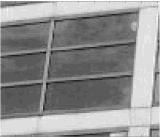
%> input picture Image1.png, 160 x 137 px
$ octave --eval "Harris_corner(imread('Image1.png'));"   (GNU Octave 9; MATLAB toolbox functions it lacks are replaced by stand-ins)
%> lines starting %> are read from the running program, lines starting %| are printed output that depends on the picture; in (x1, y1, x2, y2) boxes, pixels count from 0 and x2, y2 are one past the last pixel; in counts of white or black regions, pixels touching at a corner belong together; the program's own positions count from 1
%Harris corner detector
function Harris_corner(img)
    I=double(img);
    figure(),imagesc(I),colormap gray, title('Original image');

    %compute x and y derivative of the image
    dx=[1 0 -1; 2 0 -2; 1 0 -1];
    dy=[1 2 1; 0  0  0; -1 -2 -1];
    Ix=conv2(I,dx,'same');
    Iy=conv2(I,dy,'same');
    figure(),imagesc(Ix),colormap gray,title('Ix');
    figure(),imagesc(Iy),colormap gray,title('Iy');

    %compute products of derivatives at every pixel
    Ix2=Ix.*Ix;
    Iy2=Iy.*Iy;
    Ixy=Ix.*Iy;
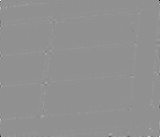
%> Ixy: size 137x160 double; min -419475, max 318645, mean 963.6; drawn with min black and max white

    %compute the sum of products of  derivatives at each pixel
    g = fspecial('gaussian', 9, 1.2);
    figure(),imagesc(g),colormap gray,title('Gaussian');
    Sx2=conv2(Ix2,g,'same');
    Sy2=conv2(Iy2,g,'same');
    Sxy=conv2(Ixy,g,'same');

    %features detection
    [rr,cc]=size(Sx2);
%> rr = 137; cc = 160
    edge_reg=zeros(rr,cc); corner_reg=zeros(rr,cc); flat_reg=zeros(rr,cc);
    R_map=zeros(rr,cc);
    k=0.05;

    for ii=1:rr
        for jj=1:cc
            %define at each pixel x,y the matrix
            M=[Sx2(ii,jj),Sxy(ii,jj);Sxy(ii,jj),Sy2(ii,jj)];
            %compute the response of the detector at each pixel
            R=det(M) - k*(trace(M).^2);
            R_map(ii,jj)=R;
            %threshod on value of R
            if R<-300000
                edge_reg(ii,jj)=1;
            elseif R>3000000
                corner_reg(ii,jj)=1;
            else
                flat_reg(ii,jj)=1;
            end
        end
    end
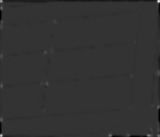
%> R_map: size 137x160 double; min -3.62e+09, max 1.44e+10, mean -37490200.8; drawn with min black and max white
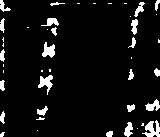
%> corner_reg: size 137x160 double; values 0 (black) and 1 (white), 7% white; 43 white regions (21 under 20 px), largest, box (x1, y1, x2, y2) and area: (142, 120, 160, 137) 174, (38, 75, 53, 95) 141, (42, 42, 55, 58) 130
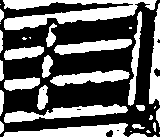
%> edge_reg: size 137x160 double; values 0 (black) and 1 (white), 39.8% white; 33 white regions (11 under 20 px), largest, box (x1, y1, x2, y2) and area: (3, 0, 157, 30) 2187, (3, 123, 128, 137) 1067, (4, 104, 128, 123) 1060
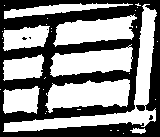
%> flat_reg: size 137x160 double; values 0 (black) and 1 (white), 53.2% white; 5 black regions (4 under 20 px), largest, box (x1, y1, x2, y2) and area: (0, 0, 160, 137) 10236

    figure,imagesc(edge_reg.*I),colormap gray,title('edge regions')
    figure,imagesc(corner_reg.*I),colormap gray,title('corner regions')
    figure,imagesc(flat_reg.*I),colormap gray,title('flat regions')
    figure,imagesc(R_map),colormap jet,title('Harris response map')
%> after `title('Harris response map')`:
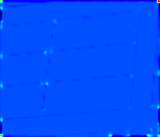
%> displayed picture: size 137x160x3, on the screen's scale of 0 to 255; mean R, G, B 0.2, 78.1, 254.4

    % Thresholding
    threshold = 0.3 * max(R_map(:));
%> threshold = 4.31e+09
    corner_reg = R_map > threshold;
%> corner_reg: size 137x160 logical; 0.09% white; 6 white regions (6 under 20 px)
    figure, imagesc(corner_reg), axis image off, colormap gray, title('Corner regions over the threshold');

    % Find centroids of corner blobs
    stats = regionprops(corner_reg, 'Centroid');
%> stats = 6 regions; Centroid: [1.5 1.5], [1.6 136.2], [111 136], [149.5 136], [159 1.7], [159 136]
    if isempty(stats)
        corners = [];
    else
        corners = cat(1, stats.Centroid);
%> corners = [1.5 1.5; 1.6 136.2; 111 136; 149.5 136; 159 1.71; 159 136]
%> `Harris_corner(imread('Image1.png'));`:
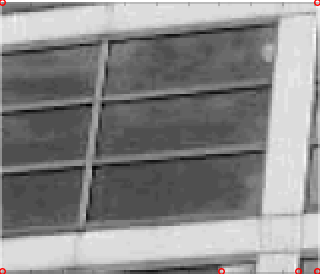
%> figure redrawn from the program's plot data; shown 2 times larger; its title reads 'Detected Corners'
    end

    % Show corners on image
    figure, imagesc(I), axis image off, colormap gray; hold on;
    if ~isempty(corners)
        plot(corners(:,1), corners(:,2), 'ro', 'MarkerSize', 4, 'LineWidth', 1.2);
    end
    title('Detected Corners');
    hold off;

end

$ run again, on i235.png
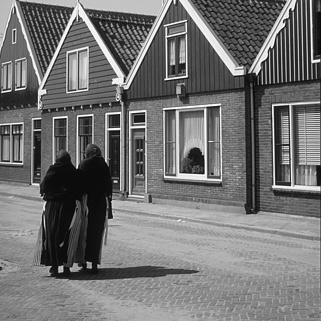
%> input picture i235.png, 321 x 321 px
%> after the loop in Harris_corner, `for ii=1:rr`:
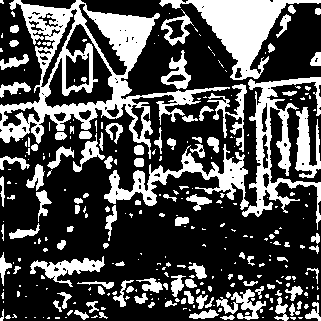
%> corner_reg: size 321x321 double; values 0 (black) and 1 (white), 31% white; 301 white regions (192 under 20 px), largest, box (x1, y1, x2, y2) and area: (0, 0, 230, 159) 8991, (159, 0, 321, 80) 4171, (242, 77, 321, 230) 3257
%> threshold = 8.46e+09
%> stats = 61 regions; first 5, Centroid: [1.5 125], [2.5 92.5], [11.5 126], [16.3 90.3], [22.3 86.3]
%> corners = 61 rows, first 12: [1.5 125; 2.5 92.5; 11.5 126; 16.33 90.33; 22.33 86.33; 39 185; 43.5 89; 46 203; 55 120; 63 267; 66.6 119.2; 77.5 168.5]
%> `Harris_corner(imread('Image1.png'));`:
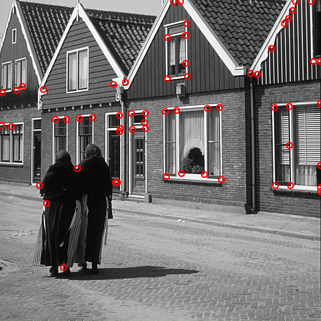
%> figure redrawn from the program's plot data; its title reads 'Detected Corners'
